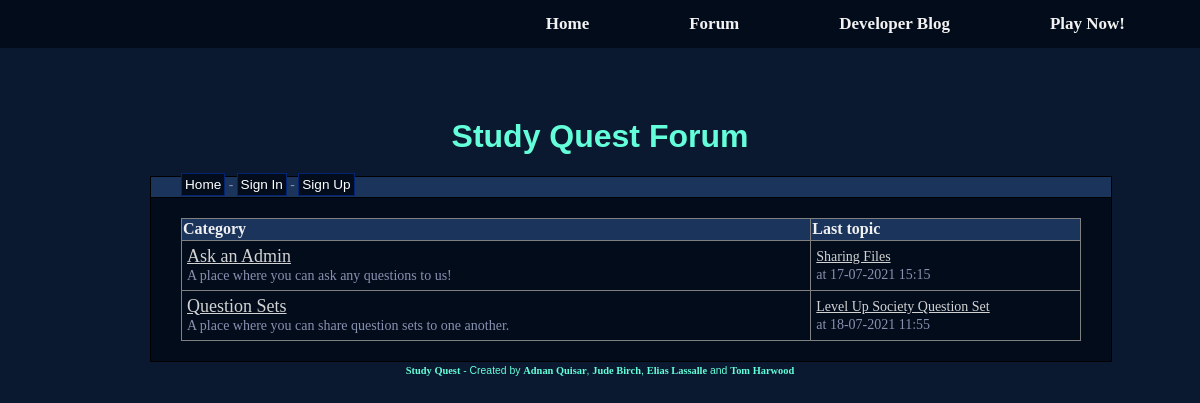
The page /forum/index.php on the database its author committed.
### tables this page shows
CREATE TABLE IF NOT EXISTS `categories` (
  `cat_id` int(8) NOT NULL AUTO_INCREMENT,
  `cat_name` varchar(255) DEFAULT NULL,
  `cat_description` varchar(255) DEFAULT NULL,
  PRIMARY KEY (`cat_id`),
  UNIQUE KEY `cat_name_unique` (`cat_name`)
);

CREATE TABLE IF NOT EXISTS `topics` (
  `topic_id` int(8) NOT NULL AUTO_INCREMENT,
  `topic_subject` varchar(255) DEFAULT NULL,
  `topic_date` datetime DEFAULT NULL,
  `topic_cat` int(8) DEFAULT NULL,
  `topic_by` int(8) DEFAULT NULL,
  PRIMARY KEY (`topic_id`),
  KEY `topic_cat` (`topic_cat`),
  KEY `topic_by` (`topic_by`),
  CONSTRAINT `topics_ibfk_1` FOREIGN KEY (`topic_cat`) REFERENCES `categories` (`cat_id`) ON DELETE CASCADE ON UPDATE CASCADE,
  CONSTRAINT `topics_ibfk_2` FOREIGN KEY (`topic_by`) REFERENCES `users` (`user_id`) ON UPDATE CASCADE
);

### htdocs/forum/index.php (the view, shortened to what this page needs)
<?php
include '../navbar.php';
include 'database.php';
include 'header.php';
$sql = "SELECT categories.cat_id, categories.cat_name, categories.cat_description, COUNT(topics.topic_id) AS topics
				FROM categories	LEFT JOIN topics ON topics.topic_id = categories.cat_id
				GROUP BY categories.cat_id, categories.cat_name, categories.cat_description";
$result = mysqli_query($connect_database, $sql);
if(!$result)
{
	echo '<br><font style="font-size: 14px;">The categories could not be displayed, please try again later.</font><br><br>';
}
else
{
	if(mysqli_num_rows($result) == 0)
	{
		echo '<br><font style="font-size: 14px;">No categories defined yet.</font><br><br>';
	}
	else
	{
		echo '<table border="1">
			  <tr>
				<th>Category</th>
				<th>Last topic</th>
			  </tr>';
		while($row = mysqli_fetch_assoc($result))
		{
			echo '<tr>';
			echo '<td class="leftpart">';
			echo '<font style="font-size: 18px;"><a href="category.php?id=' . $row['cat_id'] . '">' . stripslashes($row['cat_name']) . '</a></font><br><font style="font-size: 14px;">' . stripslashes($row['cat_description']) . '</font>';
			echo '</td>';
			echo '<td class="rightpart">';
			$topicsql = "SELECT topic_id, topic_subject, topic_date, topic_cat
									FROM topics WHERE topic_cat = " . $row['cat_id'] . " ORDER BY topic_date DESC LIMIT 1";
			$topicsresult = mysqli_query($connect_database, $topicsql);
			if(!$topicsresult)
			{
				echo '<br><font style="font-size: 14px;">Last topic could not be displayed.</font><br><br>';
			}
			else
			{
				if(mysqli_num_rows($topicsresult) == 0)
				{
					echo '<font style="font-size: 14px;">no topics</fonts>';
				}
				else{
					while($topicrow = mysqli_fetch_assoc($topicsresult)) {
			 		echo '<font style="font-size: 14px;"><a href="topic.php?id=' . $topicrow['topic_id'] . '">' . $topicrow['topic_subject'] . '</a><br> at ' . date('d-m-Y H:i',
		 			strtotime($topicrow['topic_date'])) . '</font>';
				}
				}
			}
			echo '</td>';
			echo '</tr>';
		}
		echo '</table>';
	}
}
include 'footer.php';

### htdocs/navbar.php (shortened to what this page needs)
<!DOCTYPE html>
<html>
<head>
<link rel="stylesheet" href="style/normalize.css">
</head>
<body>
    <div id="navbar">
        <a href="/studyquest.php">Play Now!</a>
        <a href="/blog.php">Developer Blog</a>
        <a href="/forum/index.php">Forum</a>
        <a href="/index.php">Home</a>
    </div>
    <div class="spacer">
    </div>
</body>
</html>

### htdocs/forum/header.php (shortened to what this page needs)
<!DOCTYPE html>
<html dir="ltr" lang="en-UK">
<head>
	<link rel="stylesheet" href="../style/normalize.css">
	<link rel="stylesheet" href="../style/upgrade.css">
	<link rel="stylesheet" href="style.css" type="text/css">
</head>
<body>
<h1>Study Quest Forum</h1>
	<div id="wrapper">
	<div id="menu">
		<a class="item" href="index.php">Home</a> -
	<?php
		if(isset($_SESSION['signed_in']) AND $_SESSION['signed_in'] == True)
		{
			echo '<a class="item" href="create_topic.php">Create a topic</a> -';
		    echo '<a class="item" href="create_category.php">Create a category</a> -';
			echo 'Hello <b>' . $_SESSION['user_name'] . '</b>. Not you? - <a class="item" href="signout.php">Sign out</a>';
		}
		else
		{
			echo '<a class="item" href="signin.php">Sign In</a> - <a class="item" href="signup.php">Sign Up</a>';
		}
	?>
	</div>
		<div id="content">

### htdocs/forum/footer.php
</div>
<div id="footer"><b>Study Quest</b> - Created by <b>Adnan Quisar</b>, <b>Jude Birch</b>, <b>Elias Lassalle</b> and <b>Tom Harwood</b></div>
</body>
</html>

### htdocs/style/upgrade.css (style rules this page uses)
* { font-family: Bahnschrift; }
html { height: 100%; }
body { background-color: #0a192f; color: #8892b0; margin: 0; padding: 0; }
a { color: #64ffda; }

### htdocs/forum/style.css (style rules this page uses)
body { text-align: center; }
#wrapper { width: 900px; margin: 0 auto; }
#content { background-color: #020c1b; border: 1px solid #000; float: left; font-family: Arial; padding: 20px 30px; text-align: left; width: 100%; }
#menu { float: left; border: 1px solid #000; border-bottom: none; clear: both; width:100%; height:20px; padding: 0 30px; background-color: #1a345c; text-align: left; font-size: 85%; }
#footer { clear: both; }
table { border-collapse: collapse; width: 100%; }
table a { color: lightgray; }
th { background-color: #1a345c; color: #F0F0F0; }
td { padding: 5px; }
h1, #footer { font-family: Arial; color: #64ffda; }
.item { background-color: #020c1b; border: 1px solid #032472; color: #FFF; font-family: Arial; padding: 3px; text-decoration: none; }
.leftpart { width: 70%; }
.rightpart { width: 30%; }
#footer { font-size: 65%; padding: 3px 0 0 0; }

### htdocs/navbar.php (style rules this page uses)
#navbar { background-color: #020c1b; overflow: hidden; font-family: Bahnschrift; font-weight: bold; }
#navbar a { float: right; color: #f2f2f2; text-align: center; padding: 14px 25px; text-decoration: none; font-size: 17px; margin-right: 50px; }
.spacer { width: 100%; height: 49px; }

### rows shown on the page
categories: cat_name "Ask an Admin", cat_description "A place where you can ask any questions to us!"
topics: topic_subject "Sharing Files", topic_date "17-07-2021 15:15"
categories: cat_name "Question Sets", cat_description "A place where you can share question sets to one another."
topics: topic_subject "Level Up Society Question Set", topic_date "18-07-2021 11:55"
